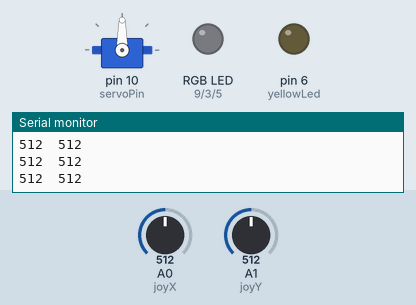
Simulated run of this sketch. Board: Arduino Uno, built with avr-gcc and run on an emulated ATmega328P. Shown: servo, an RGB LED mixed from three pins (HIGH = lit), output pins drawn as LEDs (lit = HIGH), the last lines printed to the serial monitor. The inputs (shaded band) are chosen by the test bench; at power-on: A0 (joyX) = 512, A1 (joyY) = 512. Dim RGB values are drawn brighter than linear.

Above: at 1.2 s.
1.3 s: A0 (joyX) set to 530
At 2.2 s:
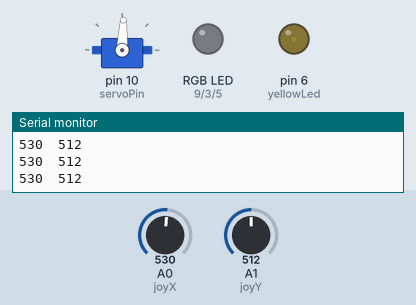
2.8 s: A0 (joyX) set to 500
At 4.0 s:
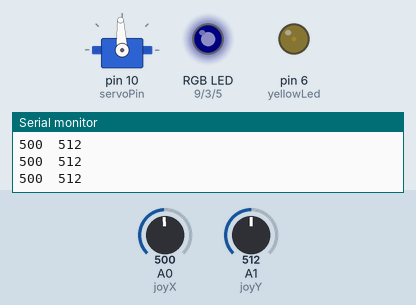
4.3 s: A0 (joyX) set to 306
At 5.3 s:
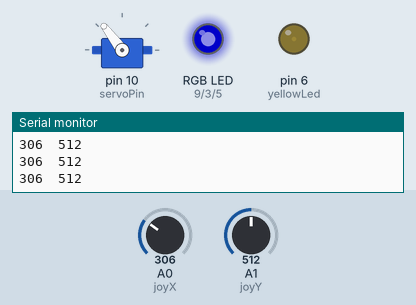
5.8 s: A1 (joyY) set to 541
At 7.0 s:
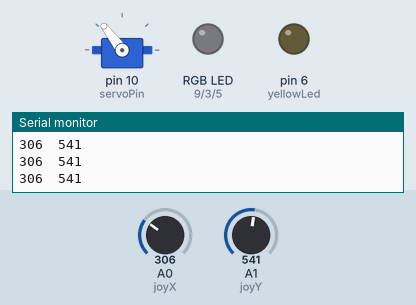
7.3 s: A1 (joyY) set to 520
At 7.9 s:
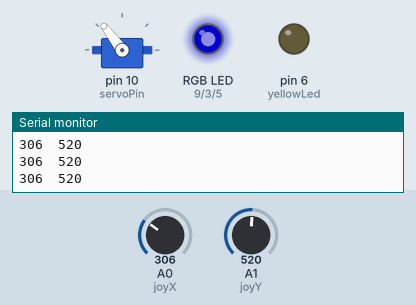
8.9 s: A0 (joyX) set to 122
At 10.4 s:
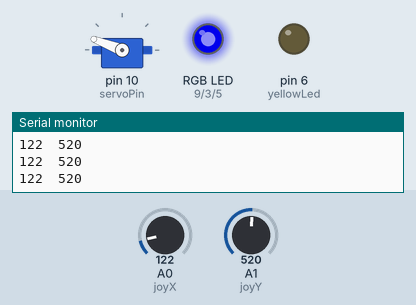
Timing chart, 0 to 11.4 s (numbered marks = the images above; inputs shaded):
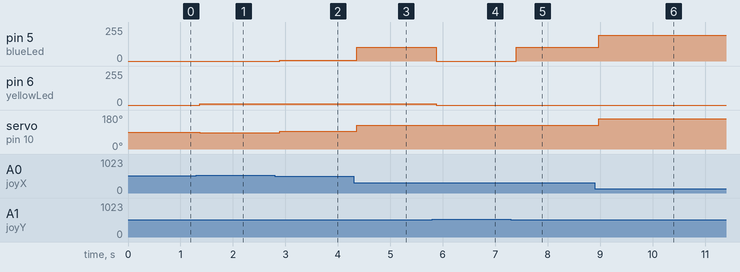

Measured:
- the behaviour switches between 529 and 530 on A1 (joyY) (found by bisection; images 3 and 4)
- after the input at 1.3 s, pin 6 (yellowLed): 0/255 → 9/255 after 0.07 s; servo on pin 10 (servoPin): 90° → 87° after 0.07 s
- after the input at 2.8 s, pin 5 (blueLed): 0/255 → 5/255 after 0.09 s; servo on pin 10 (servoPin): 87° → 93° after 0.09 s
- after the input at 4.3 s, pin 5 (blueLed): 5/255 → 102/255 after 0.06 s; servo on pin 10 (servoPin): 93° → 127° after 0.06 s
- after the input at 5.8 s, pin 5 (blueLed): 102/255 → 0/255 after 0.08 s; pin 6 (yellowLed): 9/255 → 0/255 after 0.08 s
- after the input at 7.3 s, pin 5 (blueLed): 0/255 → 102/255 after 0.10 s
- after the input at 8.9 s, pin 5 (blueLed): 102/255 → 194/255 after 0.07 s; servo on pin 10 (servoPin): 127° → 159° after 0.07 s

The sketch:

main.ino
```cpp
#include <Servo.h>

#define joyX A0
#define joyY A1

#define greenLed 3
#define blueLed 5
#define yellowLed 6
#define redLed 9
#define servoPin 10
Servo myservo;  // create servo object to control a servo

unsigned int xValue = 0;
unsigned int yValue = 0;

void setup() {
  Serial.begin(9600);
  pinMode(greenLed, OUTPUT);
  pinMode(blueLed, OUTPUT);
  pinMode(yellowLed, OUTPUT);
  pinMode(redLed, OUTPUT);
  myservo.attach(servoPin);
}

void loop() {
  xValue = analogRead(joyX);
  yValue = analogRead(joyY);
  //int light = sqrt(pow(xValue, 2) + pow(yValue, 2))/5;

  //print joystick values
  Serial.print(xValue);
  Serial.print("\t");
  Serial.println(yValue);
  //delayMicroseconds(50000);
  delay(50);
  byte val = map(xValue, 0, 1023, 180, 0);     // scale it to use it with the servo (value between 0 and 180)
  myservo.write(val);                  // sets the servo position according to the scaled value

  if (xValue < 510 && yValue > 500 && yValue < 530) {
    analogWrite(blueLed, (510 - xValue) / 2);
    return;
  }
  if (xValue > 520 && yValue > 500 && yValue < 530) {
    analogWrite(yellowLed, (xValue - 512) / 2);
    return;
  }
  if (yValue > 520 && xValue > 500 && xValue < 530) {
    analogWrite(redLed, (yValue - 512) / 2);
    return;
  }
  if (yValue < 510 && xValue > 500 && xValue < 530) {
    analogWrite(greenLed, (510 - yValue) / 2);
    return;
  }

  //turn off all LED if joystick isn't in the correct position.
  analogWrite(blueLed, 0);
  analogWrite(yellowLed, 0);
  analogWrite(redLed, 0);
  analogWrite(greenLed, 0);
}
```
